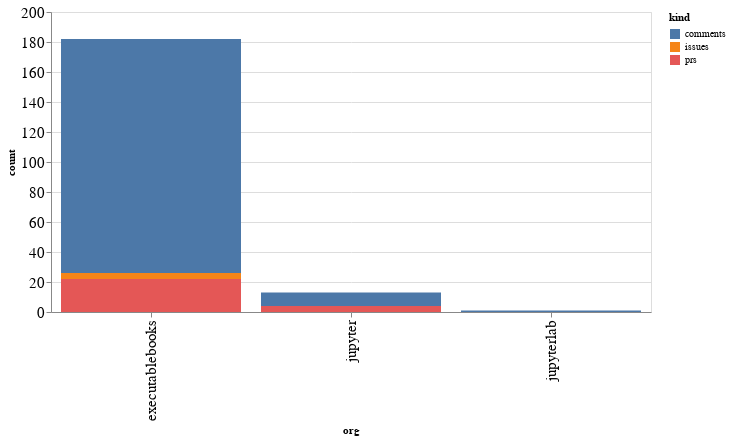

Source (notebook cell):
### Code cell
alt.Chart(org_summaries, width=600).mark_bar().encode(
    x='org',
    y='count',
    color='kind',
    tooltip="org"
)

### Figure 1 — Vega-Lite specification as saved in the notebook (floating-point values rounded to 4 significant figures)
{"config": {"axisLeft": {"labelFontSize": 15}, "axisBottom": {"labelFontSize": 15}}, "data": {"name": "data-9e9903592d1d6a2530445d09648eda95"}, "mark": "bar", "encoding": {"color": {"type": "nominal", "field": "kind"}, "tooltip": {"type": "nominal", "field": "org"}, "x": {"type": "nominal", "field": "org"}, "y": {"type": "quantitative", "field": "count"}}, "width": 600, "$schema": "https://vega.github.io/schema/vega-lite/v4.8.1.json", "datasets": {"data-9e9903592d1d6a2530445d09648eda95": [{"org": "executablebooks", "kind": "comments", "count": 156}, {"org": "executablebooks", "kind": "issues", "count": 4}, {"org": "executablebooks", "kind": "prs", "count": 22}, {"org": "jupyter", "kind": "comments", "count": 9}, {"org": "jupyter", "kind": "prs", "count": 4}, {"org": "jupyterlab", "kind": "comments", "count": 1}]}}
